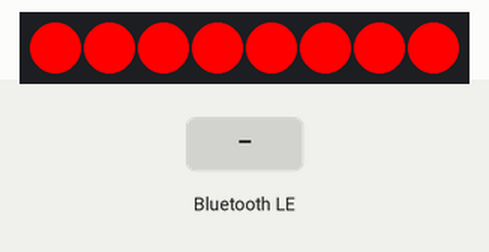
Simulated run of this sketch. Board: ESP32-C6. On the bench: 8 RGB LEDs in strip order, left to right. Inputs (shaded band) come from the test bench. Dim RGB values are drawn brighter than linear; random numbers use the default seed unless the sketch sets one; nothing arrives over Bluetooth unless stated; a phone connects over Bluetooth LE 3 s after start; what the sketch prints to the serial monitor is not drawn.

Above: at 2.2 s.
2.3 s: Bluetooth LE write "MODE_FIRE" received
At 4.04 s:
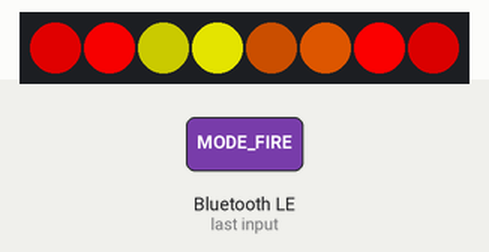
4.1 s: Bluetooth LE write "OFF" received
5.6 s: Bluetooth LE write "MODE_PULSE" received
At 6.5 s:
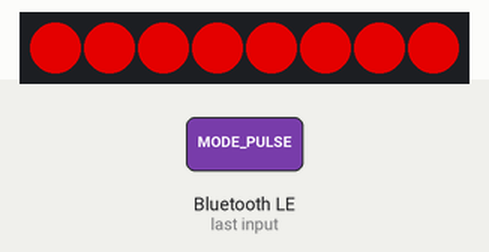
7.1 s: Bluetooth LE write "COLOR_UP" received
8.6 s: Bluetooth LE write "BRIGHTNESS_UP" received
10.1 s: Bluetooth LE write "COLOR_DOWN" received
Timing chart, 0 to 13.7 s (numbered marks = the images above; inputs shaded):
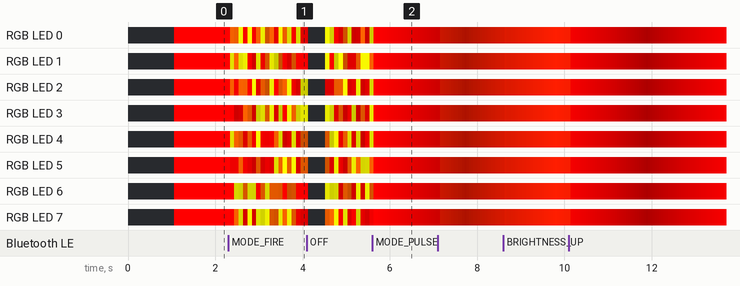

The sketch:

ESP32_LED_Control.ino
```cpp
#include <BLEDevice.h>
#include <BLEServer.h>
#include <BLEUtils.h>
#include <BLE2902.h>
#include <Adafruit_NeoPixel.h>

// ======================== التكوينات ========================
#define LED_PIN 3           // GPIO 3
#define NUM_LEDS 8          // 8 ليدات
#define LED_BRIGHTNESS 255  // السطوع الابتدائي

// ======================== التصريحات المسبقة ========================
void processCommand(String cmd);
void updateLEDs();
void pulseEffect();
void fireEffect();

// ======================== المتغيرات العامة ========================
Adafruit_NeoPixel strip(NUM_LEDS, LED_PIN, NEO_GRB + NEO_KHZ800);

BLEServer *pServer = NULL;
BLECharacteristic *pCharacteristic = NULL;
bool deviceConnected = false;
bool oldDeviceConnected = false;

// متغيرات التحكم
uint8_t globalBrightness = 255;    // السطوع (0-255)
uint8_t colorHue = 0;              // درجة اللون (0-255)
bool ledsOn = true;                // حالة الليدات
uint8_t currentMode = 0;           // 0: Static, 1: Pulse, 2: Fire

// ======================== BLE Callbacks ========================
class MyServerCallbacks : public BLEServerCallbacks {
    void onConnect(BLEServer *pServer) {
        deviceConnected = true;
        Serial.println("📱 تم الاتصال بالموبايل");
        pServer->updateConnParams(0, 0);
    }

    void onDisconnect(BLEServer *pServer) {
        deviceConnected = false;
        Serial.println("📱 تم قطع الاتصال");
    }
};

class MyCharacteristicCallbacks : public BLECharacteristicCallbacks {
    void onRead(BLECharacteristic *pCharacteristic) {
        Serial.println("📖 طلب قراءة من الموبايل");
        pCharacteristic->setValue("LED_CONTROL_READY");
    }

    void onWrite(BLECharacteristic *pCharacteristic) {
        std::string value = pCharacteristic->getValue();

        if (value.length() > 0) {
            String command = "";
            for (size_t i = 0; i < value.length(); i++) {
                command += (char)value[i];
            }
            command.trim();
            command.toUpperCase();

            Serial.print("📨 الأمر المستقبل: ");
            Serial.println(command);

            processCommand(command);

            // إرسال رد للموبايل
            pCharacteristic->setValue("OK");
            pCharacteristic->notify();
        }
    }
};

// ======================== معالجة الأوامر ========================
void processCommand(String cmd) {
    if (cmd == "ON") {
        ledsOn = true;
        currentMode = 0;
        Serial.println("✅ تشغيل الليدات");
        updateLEDs();
    }
    else if (cmd == "OFF") {
        ledsOn = false;
        Serial.println("❌ إطفاء الليدات");
        updateLEDs();
    }
    else if (cmd == "BRIGHTNESS_UP") {
        globalBrightness = min(255, globalBrightness + 13);
        Serial.print("⬆️ زيادة السطوع: ");
        Serial.println(globalBrightness);
        updateLEDs();
    }
    else if (cmd == "BRIGHTNESS_DOWN") {
        globalBrightness = max(0, globalBrightness - 13);
        Serial.print("⬇️ خفض السطوع: ");
        Serial.println(globalBrightness);
        updateLEDs();
    }
    else if (cmd == "COLOR_UP") {
        colorHue = (colorHue + 5) % 256;
        Serial.print("🔴 رفع درجة اللون: ");
        Serial.println(colorHue);
        updateLEDs();
    }
    else if (cmd == "COLOR_DOWN") {
        colorHue = (colorHue - 5 + 256) % 256;
        Serial.print("🟠 خفض درجة اللون: ");
        Serial.println(colorHue);
        updateLEDs();
    }
    else if (cmd == "MODE_PULSE") {
        currentMode = 1;
        ledsOn = true;
        Serial.println("💫 مود نبضات الألوان");
    }
    else if (cmd == "MODE_FIRE") {
        currentMode = 2;
        ledsOn = true;
        Serial.println("🔥 مود تأثير النار");
    }
    else {
        Serial.println("❓ أمر غير معروف");
    }
}

// ======================== تحديث الليدات ========================
void updateLEDs() {
    if (!ledsOn) {
        strip.clear();
        strip.show();
        return;
    }

    uint32_t color = strip.ColorHSV(colorHue * 257, 255, globalBrightness);

    for (int i = 0; i < NUM_LEDS; i++) {
        strip.setPixelColor(i, color);
    }
    strip.show();
}

// ======================== مود نبضات الألوان (Pulse) ========================
void pulseEffect() {
    static unsigned long lastUpdate = 0;
    static uint8_t brightness = 255;
    static int8_t direction = -5;

    if (millis() - lastUpdate < 50) return;
    lastUpdate = millis();

    globalBrightness = brightness;

    brightness += direction;
    if (brightness <= 50 || brightness >= 255) {
        direction *= -1;
    }

    updateLEDs();
}

// ======================== مود تأثير النار (Fire) ========================
void fireEffect() {
    static unsigned long lastUpdate = 0;
    if (millis() - lastUpdate < 100) return;
    lastUpdate = millis();

    for (int i = 0; i < NUM_LEDS; i++) {
        uint8_t fireColor = random(0, 3);
        uint8_t flicker = random(100, 256);

        uint32_t color;
        if (fireColor == 0) {
            color = strip.Color(255, 0, 0);
        } else if (fireColor == 1) {
            color = strip.Color(255, 100, 0);
        } else {
            color = strip.Color(255, 255, 0);
        }

        uint8_t r = (uint8_t)((uint16_t)((color >> 16) & 0xFF) * flicker / 256);
        uint8_t g = (uint8_t)((uint16_t)((color >> 8) & 0xFF) * flicker / 256);
        uint8_t b = (uint8_t)((uint16_t)(color & 0xFF) * flicker / 256);

        strip.setPixelColor(i, strip.Color(r, g, b));
    }
    strip.show();
}

// ======================== الإعداد (Setup) ========================
void setup() {
    Serial.begin(115200);
    delay(1000);

    Serial.println("\n\n");
    Serial.println("═══════════════════════════════════════");
    Serial.println("🎨 LED Control BLE - ESP32 C6");
    Serial.println("═══════════════════════════════════════");

    // تهيئة الليدات
    strip.begin();
    strip.show();
    Serial.println("✅ الليدات جاهزة");

    // تهيئة البلوتوث
    BLEDevice::init("LED_CONTROL_BLE");
    Serial.println("✅ BLE Device initialized");

    pServer = BLEDevice::createServer();
    pServer->setCallbacks(new MyServerCallbacks());
    Serial.println("✅ BLE Server created");

    // إنشاء الخدمة
    BLEService *pService = pServer->createService("0000180A-0000-1000-8000-00805F9B34FB");
    Serial.println("✅ BLE Service created");

    // إنشاء الخاصية
    pCharacteristic = pService->createCharacteristic(
        "0000FFF1-0000-1000-8000-00805F9B34FB",
        BLECharacteristic::PROPERTY_READ |
        BLECharacteristic::PROPERTY_WRITE |
        BLECharacteristic::PROPERTY_WRITE_NR |
        BLECharacteristic::PROPERTY_NOTIFY
    );
    Serial.println("✅ BLE Characteristic created");

    // إضافة Descriptor للـ Notifications
    pCharacteristic->addDescriptor(new BLE2902());

    // إضافة Callback
    pCharacteristic->setCallbacks(new MyCharacteristicCallbacks());

    // القيمة الابتدائية
    pCharacteristic->setValue("READY");

    pService->start();
    Serial.println("✅ BLE Service started");

    // بدء الإعلان
    BLEAdvertising *pAdvertising = BLEDevice::getAdvertising();
    pAdvertising->addServiceUUID("0000180A-0000-1000-8000-00805F9B34FB");
    pAdvertising->setScanResponse(true);
    pAdvertising->setMinPreferred(0x06);
    pAdvertising->setMaxPreferred(0x12);
    BLEDevice::startAdvertising();
    Serial.println("✅ BLE Advertising started");

    Serial.println("═══════════════════════════════════════");
    Serial.println("📱 اسم الجهاز: LED_CONTROL_BLE");
    Serial.println("🔍 ابحث عنه في البلوتوث على الموبايل");
    Serial.println("═══════════════════════════════════════\n");

    updateLEDs();
}

// ======================== الحلقة الرئيسية (Loop) ========================
void loop() {
    // التحقق من تغيير حالة الاتصال
    if (deviceConnected && !oldDeviceConnected) {
        oldDeviceConnected = deviceConnected;
        delay(500);
    }
    if (!deviceConnected && oldDeviceConnected) {
        oldDeviceConnected = deviceConnected;
        delay(500);
        pServer->startAdvertising();
        Serial.println("🔄 بدء البحث مجدداً...");
    }

    // تنفيذ المودات
    switch (currentMode) {
        case 0:
            break;
        case 1:
            pulseEffect();
            break;
        case 2:
            fireEffect();
            break;
    }

    delay(10);
}
```
